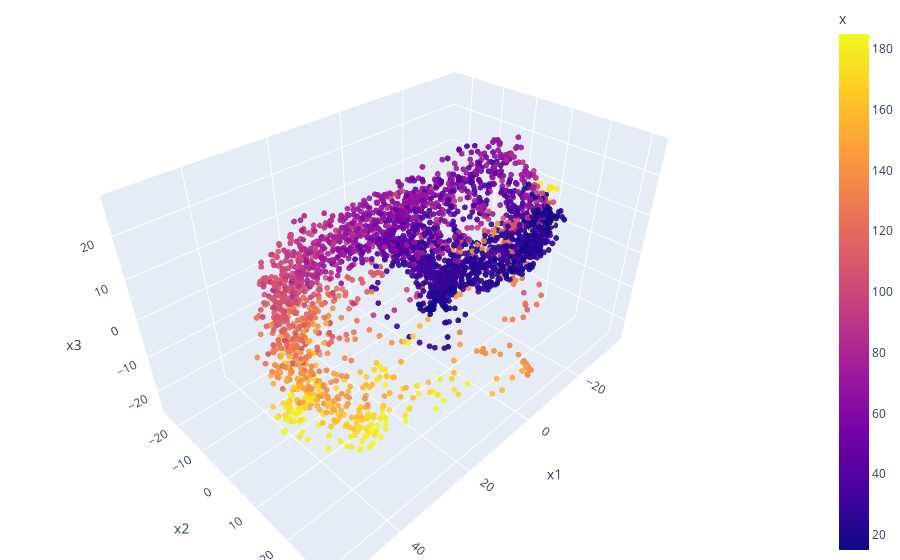

Notebook code for this chart:
### Markdown cell above
## Isomap

### Code cell
isomap = Isomap(n_components=3)

isomap_embedding = isomap.fit_transform(parsedData)
isomap_embedding = isomap_embedding[:,0:3]

df = pd.DataFrame(isomap_embedding, columns=['x1', 'x2', 'x3'])
df["x"] = data.x
df["lap"] = data.lap

fig = px.scatter_3d(df, x='x1', y='x2', z='x3', color='x', opacity=0.9, title="PCA")

fig.update_traces(marker_size=2)

# tight layout
fig.update_layout(margin=dict(l=0, r=0, b=0, t=0))
fig.show()

### Figure 1 — Plotly figure (JSON) as saved in the notebook; plotly's stock layout.template omitted (floating-point values rounded to 4 significant figures; data arrays with more than 128 entries replaced by an {"elided": "..."} marker saying what was removed)
{"data": [{"hovertemplate": "x1=%{x}<br>x2=%{y}<br>x3=%{z}<br>x=%{marker.color}<extra></extra>", "legendgroup": "", "marker": {"color": {"elided": "2862 float values"}, "coloraxis": "coloraxis", "opacity": 0.9, "size": 2, "symbol": "circle"}, "mode": "markers", "name": "", "scene": "scene", "showlegend": false, "type": "scatter3d", "x": {"elided": "2862 float values"}, "y": {"elided": "2862 float values"}, "z": {"elided": "2862 float values"}}], "layout": {"coloraxis": {"colorbar": {"title": {"text": "x"}}, "colorscale": [[0, "#0d0887"], [0.1111, "#46039f"], [0.2222, "#7201a8"], [0.3333, "#9c179e"], [0.4444, "#bd3786"], [0.5556, "#d8576b"], [0.6667, "#ed7953"], [0.7778, "#fb9f3a"], [0.8889, "#fdca26"], [1, "#f0f921"]]}, "legend": {"tracegroupgap": 0}, "margin": {"b": 0, "l": 0, "r": 0, "t": 0}, "scene": {"domain": {"x": [0, 1], "y": [0, 1]}, "xaxis": {"title": {"text": "x1"}}, "yaxis": {"title": {"text": "x2"}}, "zaxis": {"title": {"text": "x3"}}}, "title": {"text": "PCA"}}}
